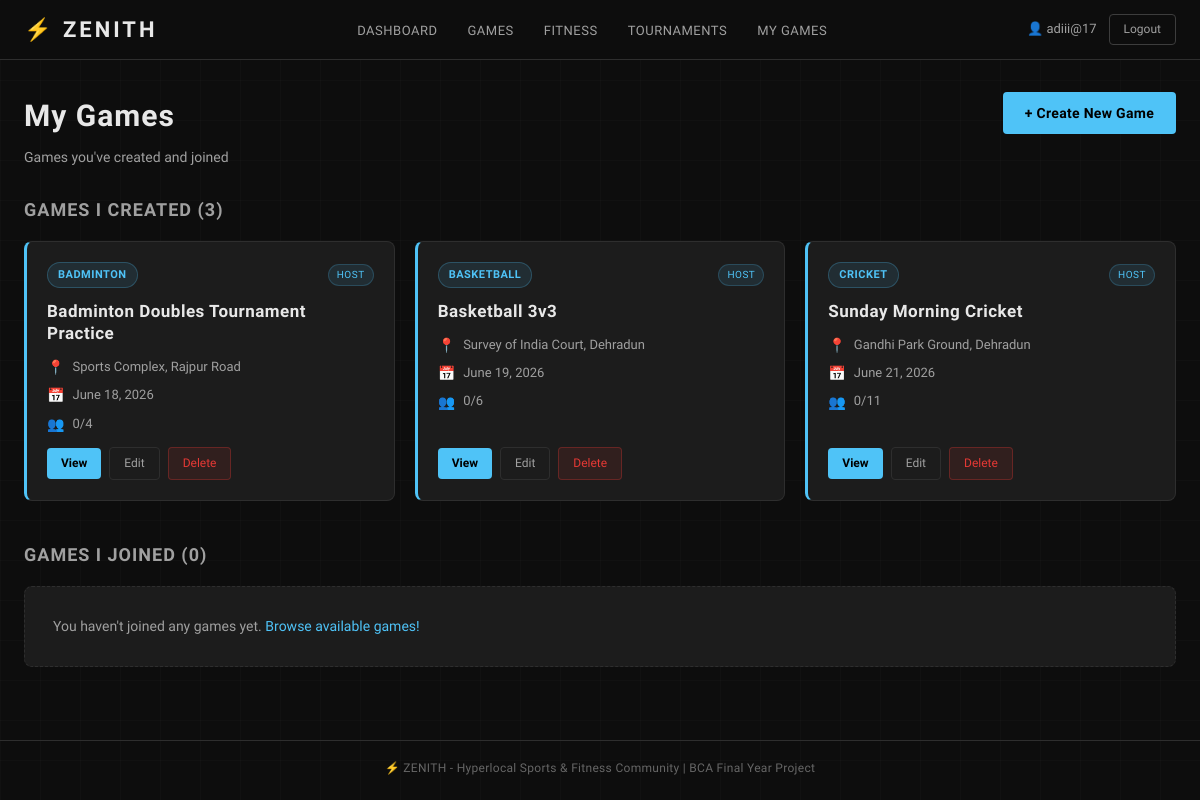
Page /games/my/ (signed in) on the committed database.
### zenith/models.py (models this page shows, shortened)
class Game(models.Model):
    SPORT_CHOICES = [
        ('cricket', 'Cricket'),
        ('football', 'Football'),
        ('volleyball', 'Volleyball'),
        ('badminton', 'Badminton'),
        ('kabaddi', 'Kabaddi'),
        ('kho_kho', 'Kho-Kho'),
        ('marathon', 'Marathon'),
        ('basketball', 'Basketball'),
    ]
    title = models.CharField(max_length=200)         # Short game title, e.g. "Sunday Cricket Match"
    sport = models.CharField(max_length=50, choices=SPORT_CHOICES)  # Restricted to SPORT_CHOICES
    location = models.CharField(max_length=300)       # Where the game will be held
    date = models.DateField()                         # Date of the game
    time = models.TimeField()                         # Start time of the game
    players_needed = models.IntegerField()            # How many players are required
    description = models.TextField(blank=True)        # Optional extra details about the game
    host = models.ForeignKey(User, on_delete=models.CASCADE, related_name='hosted_games')
    players = models.ManyToManyField(User, related_name='joined_games', blank=True)
    created_at = models.DateTimeField(auto_now_add=True)
    def players_count(self):
        return self.players.count()
    class Meta:
        ordering = ['date', 'time']  # Games sorted by date, then time

### zenith/views.py (the view)
# urls.py: path('games/my/', views.my_games, name='my_games'),                           # My created games
@login_required
def my_games(request):
    hosted_games = Game.objects.filter(host=request.user)
    joined_games = request.user.joined_games.all()
    context = {
        'hosted_games': hosted_games,
        'joined_games': joined_games,
    }
    return render(request, 'zenith/my_games.html', context)

### zenith/templates/zenith/my_games.html (shortened to what this page needs)
{% extends 'zenith/base.html' %}
{% block content %}
<div class="list-page">
    <div class="page-header-row">
        <div>
            <h1 class="page-title">My Games</h1>
            <p class="page-subtitle">Games you've created and joined</p>
        </div>
        <a href="{% url 'create_game' %}" class="btn-primary">+ Create New Game</a>
    </div>
    <h2 class="section-heading">Games I Created ({{ hosted_games.count }})</h2>
    {% if hosted_games %}
    <div class="games-grid">
        {% for game in hosted_games %}
        <div class="game-card game-card-hosted">
            <div class="game-card-topbar">
                <span class="sport-tag">{{ game.get_sport_display }}</span>
                <span class="host-badge-sm">Host</span>
            </div>
            <h3 class="game-title">{{ game.title }}</h3>
            <div class="game-meta">
                <div class="meta-item"><span class="meta-icon">📍</span><span>{{ game.location }}</span></div>
                <div class="meta-item"><span class="meta-icon">📅</span><span>{{ game.date }}</span></div>
                <div class="meta-item"><span class="meta-icon">👥</span><span>{{ game.players_count }}/{{ game.players_needed }}</span></div>
            </div>
            <div class="game-card-actions">
                <a href="{% url 'game_detail' game.id %}" class="btn-sm-primary">View</a>
                <a href="{% url 'edit_game' game.id %}" class="btn-sm-secondary">Edit</a>
                <a href="{% url 'delete_game' game.id %}" class="btn-sm-danger">Delete</a>
            </div>
        </div>
        {% endfor %}
    </div>
    {% else %}
    <div class="empty-state-sm">
        <p>You haven't created any games yet. <a href="{% url 'create_game' %}">Create your first game!</a></p>
    </div>
    {% endif %}
    <h2 class="section-heading" style="margin-top: 40px;">Games I Joined ({{ joined_games.count }})</h2>
    {% if joined_games %}
    <div class="games-grid">
        {% for game in joined_games %}
        <div class="game-card">
            <div class="game-card-topbar">
                <span class="sport-tag">{{ game.get_sport_display }}</span>
                <span class="status-badge status-open">Joined</span>
            </div>
            <h3 class="game-title">{{ game.title }}</h3>
            <div class="game-meta">
                <div class="meta-item"><span class="meta-icon">📍</span><span>{{ game.location }}</span></div>
                <div class="meta-item"><span class="meta-icon">📅</span><span>{{ game.date }}</span></div>
                <div class="meta-item"><span class="meta-icon">🎯</span><span>Host: {{ game.host.username }}</span></div>
            </div>
            <div class="game-card-actions">
                <a href="{% url 'game_detail' game.id %}" class="btn-sm-primary">View</a>
            </div>
        </div>
        {% endfor %}
    </div>
    {% else %}
    <div class="empty-state-sm">
        <p>You haven't joined any games yet. <a href="{% url 'games_list' %}">Browse available games!</a></p>
    </div>
    {% endif %}
</div>
{% endblock %}

### zenith/templates/zenith/base.html (shortened to what this page needs)
<!DOCTYPE html>
<html lang="en">
<head>
    {% load static %}
    <link rel="stylesheet" href="{% static 'zenith/css/style.css' %}">
</head>
<body>
    {% if user.is_authenticated %}
    <nav class="navbar">
        <div class="nav-container">
            <a href="{% url 'dashboard' %}" class="nav-brand">
                <span class="brand-icon">⚡</span> ZENITH
            </a>
            <ul class="nav-links" id="navLinks">
                <li><a href="{% url 'dashboard' %}" class="nav-link">Dashboard</a></li>
                <li><a href="{% url 'games_list' %}" class="nav-link">Games</a></li>
                <li><a href="{% url 'fitness_list' %}" class="nav-link">Fitness</a></li>
                <li><a href="{% url 'tournament_list' %}" class="nav-link">Tournaments</a></li>
                <li><a href="{% url 'my_games' %}" class="nav-link">My Games</a></li>
            </ul>
            <div class="nav-user">
                <span class="nav-username">👤 {{ user.username }}</span>
                <a href="{% url 'logout' %}" class="btn-logout">Logout</a>
            </div>
        </div>
    </nav>
    {% endif %}
    <main class="main-content">
        {% block content %}
        {% endblock %}
    </main>
    <footer class="footer">
        <p>⚡ ZENITH - Hyperlocal Sports & Fitness Community | BCA Final Year Project</p>
    </footer>
</body>
</html>

### rows in the picture
Game: sport "BADMINTON", title "Badminton Doubles Tournament Practice", location "Sports Complex, Rajpur Road", date "June 18, 2026", players_count "0", players_needed "4"
Game: sport "BASKETBALL", title "Basketball 3v3", location "Survey of India Court, Dehradun", date "June 19, 2026", players_count "0", players_needed "6"
Game: sport "CRICKET", title "Sunday Morning Cricket", location "Gandhi Park Ground, Dehradun", date "June 21, 2026", players_count "0", players_needed "11"

### other values in the picture
{{ user.username }} "adiii@17"
{{ hosted_games.count }} "3"
{{ joined_games.count }} "0"
